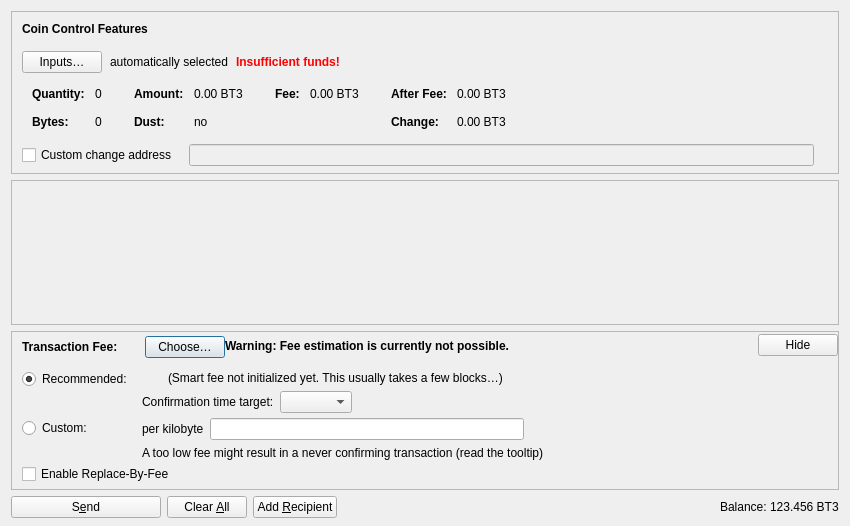
<?xml version="1.0" encoding="UTF-8"?>
<ui version="4.0">
 <class>SendCoinsDialog</class>
 <widget class="QDialog" name="SendCoinsDialog">
  <property name="geometry">
   <rect>
    <x>0</x>
    <y>0</y>
    <width>850</width>
    <height>526</height>
   </rect>
  </property>
  <property name="windowTitle">
   <string>Send Coins</string>
  </property>
  <layout class="QVBoxLayout" name="verticalLayout" stretch="0,1,0,0">
   <property name="bottomMargin">
    <number>8</number>
   </property>
   <item>
    <widget class="QFrame" name="frameCoinControl">
     <property name="sizePolicy">
      <sizepolicy hsizetype="Expanding" vsizetype="Expanding">
       <horstretch>0</horstretch>
       <verstretch>0</verstretch>
      </sizepolicy>
     </property>
     <property name="maximumSize">
      <size>
       <width>16777215</width>
       <height>16777215</height>
      </size>
     </property>
     <property name="frameShape">
      <enum>QFrame::StyledPanel</enum>
     </property>
     <property name="frameShadow">
      <enum>QFrame::Sunken</enum>
     </property>
     <layout class="QVBoxLayout" name="verticalLayoutCoinControl2">
      <property name="spacing">
       <number>0</number>
      </property>
      <property name="leftMargin">
       <number>0</number>
      </property>
      <property name="topMargin">
       <number>0</number>
      </property>
      <property name="rightMargin">
       <number>0</number>
      </property>
      <property name="bottomMargin">
       <number>6</number>
      </property>
      <item>
       <layout class="QVBoxLayout" name="verticalLayoutCoinControl" stretch="0,0,0,0,1">
        <property name="spacing">
         <number>0</number>
        </property>
        <property name="leftMargin">
         <number>10</number>
        </property>
        <property name="topMargin">
         <number>10</number>
        </property>
        <item>
         <layout class="QHBoxLayout" name="horizontalLayoutCoinControl1">
          <property name="bottomMargin">
           <number>15</number>
          </property>
          <item>
           <widget class="QLabel" name="labelCoinControlFeatures">
            <property name="sizePolicy">
             <sizepolicy hsizetype="Preferred" vsizetype="Maximum">
              <horstretch>0</horstretch>
              <verstretch>0</verstretch>
             </sizepolicy>
            </property>
            <property name="font">
             <font>
              <weight>75</weight>
              <bold>true</bold>
             </font>
            </property>
            <property name="styleSheet">
             <string notr="true">font-weight:bold;</string>
            </property>
            <property name="text">
             <string>Coin Control Features</string>
            </property>
           </widget>
          </item>
         </layout>
        </item>
        <item>
         <layout class="QHBoxLayout" name="horizontalLayoutCoinControl2" stretch="0,0,0,0">
          <property name="spacing">
           <number>8</number>
          </property>
          <property name="bottomMargin">
           <number>10</number>
          </property>
          <item>
           <widget class="QPushButton" name="pushButtonCoinControl">
            <property name="styleSheet">
             <string notr="true"/>
            </property>
            <property name="text">
             <string>Inputs…</string>
            </property>
            <property name="autoDefault">
             <bool>false</bool>
            </property>
           </widget>
          </item>
          <item>
           <widget class="QLabel" name="labelCoinControlAutomaticallySelected">
            <property name="text">
             <string>automatically selected</string>
            </property>
            <property name="margin">
             <number>5</number>
            </property>
           </widget>
          </item>
          <item>
           <widget class="QLabel" name="labelCoinControlInsuffFunds">
            <property name="font">
             <font>
              <weight>75</weight>
              <bold>true</bold>
             </font>
            </property>
            <property name="styleSheet">
             <string notr="true">color:red;font-weight:bold;</string>
            </property>
            <property name="text">
             <string>Insufficient funds!</string>
            </property>
            <property name="margin">
             <number>5</number>
            </property>
           </widget>
          </item>
          <item>
           <spacer name="horizontalSpacerCoinControl">
            <property name="orientation">
             <enum>Qt::Horizontal</enum>
            </property>
            <property name="sizeHint" stdset="0">
             <size>
              <width>40</width>
              <height>1</height>
             </size>
            </property>
           </spacer>
          </item>
         </layout>
        </item>
        <item>
         <widget class="QWidget" name="widgetCoinControl" native="true">
          <property name="sizePolicy">
           <sizepolicy hsizetype="Preferred" vsizetype="Preferred">
            <horstretch>0</horstretch>
            <verstretch>0</verstretch>
           </sizepolicy>
          </property>
          <property name="minimumSize">
           <size>
            <width>0</width>
            <height>0</height>
           </size>
          </property>
          <property name="styleSheet">
           <string notr="true"/>
          </property>
          <layout class="QHBoxLayout" name="horizontalLayoutCoinControl5">
           <property name="leftMargin">
            <number>0</number>
           </property>
           <property name="topMargin">
            <number>0</number>
           </property>
           <property name="rightMargin">
            <number>0</number>
           </property>
           <property name="bottomMargin">
            <number>0</number>
           </property>
           <item>
            <layout class="QHBoxLayout" name="horizontalLayoutCoinControl3" stretch="0,0,0,1">
             <property name="spacing">
              <number>20</number>
             </property>
             <property name="topMargin">
              <number>0</number>
             </property>
             <property name="bottomMargin">
              <number>10</number>
             </property>
             <item>
              <layout class="QFormLayout" name="formLayoutCoinControl1">
               <property name="horizontalSpacing">
                <number>10</number>
               </property>
               <property name="verticalSpacing">
                <number>14</number>
               </property>
               <property name="leftMargin">
                <number>10</number>
               </property>
               <property name="topMargin">
                <number>4</number>
               </property>
               <property name="rightMargin">
                <number>6</number>
               </property>
               <item row="0" column="0">
                <widget class="QLabel" name="labelCoinControlQuantityText">
                 <property name="font">
                  <font>
                   <weight>75</weight>
                   <bold>true</bold>
                  </font>
                 </property>
                 <property name="text">
                  <string>Quantity:</string>
                 </property>
                 <property name="margin">
                  <number>0</number>
                 </property>
                </widget>
               </item>
               <item row="0" column="1">
                <widget class="QLabel" name="labelCoinControlQuantity">
                 <property name="cursor">
                  <cursorShape>IBeamCursor</cursorShape>
                 </property>
                 <property name="contextMenuPolicy">
                  <enum>Qt::ActionsContextMenu</enum>
                 </property>
                 <property name="text">
                  <string notr="true">0</string>
                 </property>
                 <property name="margin">
                  <number>0</number>
                 </property>
                 <property name="textInteractionFlags">
                  <set>Qt::LinksAccessibleByMouse|Qt::TextSelectableByKeyboard|Qt::TextSelectableByMouse</set>
                 </property>
                </widget>
               </item>
               <item row="1" column="0">
                <widget class="QLabel" name="labelCoinControlBytesText">
                 <property name="font">
                  <font>
                   <weight>75</weight>
                   <bold>true</bold>
                  </font>
                 </property>
                 <property name="text">
                  <string>Bytes:</string>
                 </property>
                </widget>
               </item>
               <item row="1" column="1">
                <widget class="QLabel" name="labelCoinControlBytes">
                 <property name="cursor">
                  <cursorShape>IBeamCursor</cursorShape>
                 </property>
                 <property name="contextMenuPolicy">
                  <enum>Qt::ActionsContextMenu</enum>
                 </property>
                 <property name="text">
                  <string notr="true">0</string>
                 </property>
                 <property name="textInteractionFlags">
                  <set>Qt::LinksAccessibleByMouse|Qt::TextSelectableByKeyboard|Qt::TextSelectableByMouse</set>
                 </property>
                </widget>
               </item>
              </layout>
             </item>
             <item>
              <layout class="QFormLayout" name="formLayoutCoinControl2">
               <property name="horizontalSpacing">
                <number>10</number>
               </property>
               <property name="verticalSpacing">
                <number>14</number>
               </property>
               <property name="leftMargin">
                <number>6</number>
               </property>
               <property name="topMargin">
                <number>4</number>
               </property>
               <property name="rightMargin">
                <number>6</number>
               </property>
               <item row="0" column="0">
                <widget class="QLabel" name="labelCoinControlAmountText">
                 <property name="font">
                  <font>
                   <weight>75</weight>
                   <bold>true</bold>
                  </font>
                 </property>
                 <property name="text">
                  <string>Amount:</string>
                 </property>
                 <property name="margin">
                  <number>0</number>
                 </property>
                </widget>
               </item>
               <item row="0" column="1">
                <widget class="QLabel" name="labelCoinControlAmount">
                 <property name="cursor">
                  <cursorShape>IBeamCursor</cursorShape>
                 </property>
                 <property name="contextMenuPolicy">
                  <enum>Qt::ActionsContextMenu</enum>
                 </property>
                 <property name="text">
                  <string notr="true">0.00 BT3</string>
                 </property>
                 <property name="textInteractionFlags">
                  <set>Qt::LinksAccessibleByMouse|Qt::TextSelectableByKeyboard|Qt::TextSelectableByMouse</set>
                 </property>
                </widget>
               </item>
               <item row="1" column="0">
                <widget class="QLabel" name="labelCoinControlLowOutputText">
                 <property name="font">
                  <font>
                   <weight>75</weight>
                   <bold>true</bold>
                  </font>
                 </property>
                 <property name="text">
                  <string>Dust:</string>
                 </property>
                </widget>
               </item>
               <item row="1" column="1">
                <widget class="QLabel" name="labelCoinControlLowOutput">
                 <property name="cursor">
                  <cursorShape>IBeamCursor</cursorShape>
                 </property>
                 <property name="contextMenuPolicy">
                  <enum>Qt::ActionsContextMenu</enum>
                 </property>
                 <property name="text">
                  <string notr="true">no</string>
                 </property>
                 <property name="textInteractionFlags">
                  <set>Qt::LinksAccessibleByMouse|Qt::TextSelectableByKeyboard|Qt::TextSelectableByMouse</set>
                 </property>
                </widget>
               </item>
              </layout>
             </item>
             <item>
              <layout class="QFormLayout" name="formLayoutCoinControl3">
               <property name="horizontalSpacing">
                <number>10</number>
               </property>
               <property name="verticalSpacing">
                <number>14</number>
               </property>
               <property name="leftMargin">
                <number>6</number>
               </property>
               <property name="topMargin">
                <number>4</number>
               </property>
               <property name="rightMargin">
                <number>6</number>
               </property>
               <item row="0" column="0">
                <widget class="QLabel" name="labelCoinControlFeeText">
                 <property name="font">
                  <font>
                   <weight>75</weight>
                   <bold>true</bold>
                  </font>
                 </property>
                 <property name="text">
                  <string>Fee:</string>
                 </property>
                 <property name="margin">
                  <number>0</number>
                 </property>
                </widget>
               </item>
               <item row="0" column="1">
                <widget class="QLabel" name="labelCoinControlFee">
                 <property name="cursor">
                  <cursorShape>IBeamCursor</cursorShape>
                 </property>
                 <property name="contextMenuPolicy">
                  <enum>Qt::ActionsContextMenu</enum>
                 </property>
                 <property name="text">
                  <string notr="true">0.00 BT3</string>
                 </property>
                 <property name="textInteractionFlags">
                  <set>Qt::LinksAccessibleByMouse|Qt::TextSelectableByKeyboard|Qt::TextSelectableByMouse</set>
                 </property>
                </widget>
               </item>
              </layout>
             </item>
             <item>
              <layout class="QFormLayout" name="formLayoutCoinControl4">
               <property name="horizontalSpacing">
                <number>10</number>
               </property>
               <property name="verticalSpacing">
                <number>14</number>
               </property>
               <property name="leftMargin">
                <number>6</number>
               </property>
               <property name="topMargin">
                <number>4</number>
               </property>
               <property name="rightMargin">
                <number>6</number>
               </property>
               <item row="0" column="0">
                <widget class="QLabel" name="labelCoinControlAfterFeeText">
                 <property name="font">
                  <font>
                   <weight>75</weight>
                   <bold>true</bold>
                  </font>
                 </property>
                 <property name="text">
                  <string>After Fee:</string>
                 </property>
                 <property name="margin">
                  <number>0</number>
                 </property>
                </widget>
               </item>
               <item row="0" column="1">
                <widget class="QLabel" name="labelCoinControlAfterFee">
                 <property name="cursor">
                  <cursorShape>IBeamCursor</cursorShape>
                 </property>
                 <property name="contextMenuPolicy">
                  <enum>Qt::ActionsContextMenu</enum>
                 </property>
                 <property name="text">
                  <string notr="true">0.00 BT3</string>
                 </property>
                 <property name="textInteractionFlags">
                  <set>Qt::LinksAccessibleByMouse|Qt::TextSelectableByKeyboard|Qt::TextSelectableByMouse</set>
                 </property>
                </widget>
               </item>
               <item row="1" column="0">
                <widget class="QLabel" name="labelCoinControlChangeText">
                 <property name="font">
                  <font>
                   <weight>75</weight>
                   <bold>true</bold>
                  </font>
                 </property>
                 <property name="text">
                  <string>Change:</string>
                 </property>
                </widget>
               </item>
               <item row="1" column="1">
                <widget class="QLabel" name="labelCoinControlChange">
                 <property name="cursor">
                  <cursorShape>IBeamCursor</cursorShape>
                 </property>
                 <property name="contextMenuPolicy">
                  <enum>Qt::ActionsContextMenu</enum>
                 </property>
                 <property name="text">
                  <string notr="true">0.00 BT3</string>
                 </property>
                 <property name="textInteractionFlags">
                  <set>Qt::LinksAccessibleByMouse|Qt::TextSelectableByKeyboard|Qt::TextSelectableByMouse</set>
                 </property>
                </widget>
               </item>
              </layout>
             </item>
            </layout>
           </item>
          </layout>
         </widget>
        </item>
        <item>
         <layout class="QHBoxLayout" name="horizontalLayoutCoinControl4" stretch="0,0,0">
          <property name="spacing">
           <number>12</number>
          </property>
          <property name="sizeConstraint">
           <enum>QLayout::SetDefaultConstraint</enum>
          </property>
          <property name="topMargin">
           <number>5</number>
          </property>
          <property name="rightMargin">
           <number>5</number>
          </property>
          <item>
           <widget class="QCheckBox" name="checkBoxCoinControlChange">
            <property name="toolTip">
             <string>If this is activated, but the change address is empty or invalid, change will be sent to a newly generated address.</string>
            </property>
            <property name="text">
             <string>Custom change address</string>
            </property>
           </widget>
          </item>
          <item>
           <widget class="QValidatedLineEdit" name="lineEditCoinControlChange">
            <property name="enabled">
             <bool>false</bool>
            </property>
            <property name="sizePolicy">
             <sizepolicy hsizetype="Expanding" vsizetype="Fixed">
              <horstretch>0</horstretch>
              <verstretch>0</verstretch>
             </sizepolicy>
            </property>
           </widget>
          </item>
          <item>
           <widget class="QLabel" name="labelCoinControlChangeLabel">
            <property name="sizePolicy">
             <sizepolicy hsizetype="Preferred" vsizetype="Expanding">
              <horstretch>0</horstretch>
              <verstretch>0</verstretch>
             </sizepolicy>
            </property>
            <property name="minimumSize">
             <size>
              <width>0</width>
              <height>0</height>
             </size>
            </property>
            <property name="text">
             <string/>
            </property>
            <property name="margin">
             <number>3</number>
            </property>
           </widget>
          </item>
         </layout>
        </item>
        <item>
         <spacer name="verticalSpacerCoinControl">
          <property name="orientation">
           <enum>Qt::Vertical</enum>
          </property>
          <property name="sizeHint" stdset="0">
           <size>
            <width>800</width>
            <height>1</height>
           </size>
          </property>
         </spacer>
        </item>
       </layout>
      </item>
     </layout>
    </widget>
   </item>
   <item>
    <widget class="QScrollArea" name="scrollArea">
     <property name="widgetResizable">
      <bool>true</bool>
     </property>
     <widget class="QWidget" name="scrollAreaWidgetContents">
      <property name="geometry">
       <rect>
        <x>0</x>
        <y>0</y>
        <width>830</width>
        <height>104</height>
       </rect>
      </property>
      <layout class="QVBoxLayout" name="verticalLayout_2" stretch="0,1">
       <property name="leftMargin">
        <number>0</number>
       </property>
       <property name="topMargin">
        <number>0</number>
       </property>
       <property name="rightMargin">
        <number>0</number>
       </property>
       <property name="bottomMargin">
        <number>0</number>
       </property>
       <item>
        <layout class="QVBoxLayout" name="entries">
         <property name="spacing">
          <number>6</number>
         </property>
        </layout>
       </item>
       <item>
        <spacer name="verticalSpacer">
         <property name="orientation">
          <enum>Qt::Vertical</enum>
         </property>
         <property name="sizeHint" stdset="0">
          <size>
           <width>20</width>
           <height>40</height>
          </size>
         </property>
        </spacer>
       </item>
      </layout>
     </widget>
    </widget>
   </item>
   <item>
    <widget class="QFrame" name="frameFee">
     <property name="sizePolicy">
      <sizepolicy hsizetype="Expanding" vsizetype="Expanding">
       <horstretch>0</horstretch>
       <verstretch>0</verstretch>
      </sizepolicy>
     </property>
     <property name="maximumSize">
      <size>
       <width>16777215</width>
       <height>16777215</height>
      </size>
     </property>
     <property name="frameShape">
      <enum>QFrame::StyledPanel</enum>
     </property>
     <property name="frameShadow">
      <enum>QFrame::Sunken</enum>
     </property>
     <layout class="QVBoxLayout" name="verticalLayoutFee1">
      <property name="spacing">
       <number>0</number>
      </property>
      <property name="leftMargin">
       <number>0</number>
      </property>
      <property name="topMargin">
       <number>0</number>
      </property>
      <property name="rightMargin">
       <number>0</number>
      </property>
      <property name="bottomMargin">
       <number>0</number>
      </property>
      <item>
       <layout class="QVBoxLayout" name="verticalLayoutFee2" stretch="0,0,0">
        <property name="spacing">
         <number>0</number>
        </property>
        <property name="leftMargin">
         <number>10</number>
        </property>
        <property name="topMargin">
         <number>0</number>
        </property>
        <item>
         <layout class="QHBoxLayout" name="horizontalLayoutFee1">
          <property name="bottomMargin">
           <number>0</number>
          </property>
          <item>
           <layout class="QVBoxLayout" name="verticalLayoutFee7">
            <property name="spacing">
             <number>0</number>
            </property>
            <item>
             <spacer name="verticalSpacerSmartFee">
              <property name="orientation">
               <enum>Qt::Vertical</enum>
              </property>
              <property name="sizeType">
               <enum>QSizePolicy::Fixed</enum>
              </property>
              <property name="sizeHint" stdset="0">
               <size>
                <width>1</width>
                <height>4</height>
               </size>
              </property>
             </spacer>
            </item>
            <item>
             <layout class="QHBoxLayout" name="horizontalLayoutSmartFee">
              <property name="spacing">
               <number>10</number>
              </property>
              <item>
               <widget class="QLabel" name="labelFeeHeadline">
                <property name="sizePolicy">
                 <sizepolicy hsizetype="Preferred" vsizetype="Maximum">
                  <horstretch>0</horstretch>
                  <verstretch>0</verstretch>
                 </sizepolicy>
                </property>
                <property name="font">
                 <font>
                  <weight>75</weight>
                  <bold>true</bold>
                 </font>
                </property>
                <property name="styleSheet">
                 <string notr="true">font-weight:bold;</string>
                </property>
                <property name="text">
                 <string>Transaction Fee:</string>
                </property>
               </widget>
              </item>
              <item>
               <widget class="QLabel" name="labelFeeMinimized">
                <property name="text">
                 <string/>
                </property>
               </widget>
              </item>
              <item>
               <widget class="QPushButton" name="buttonChooseFee">
                <property name="text">
                 <string>Choose…</string>
                </property>
               </widget>
              </item>
             </layout>
            </item>
            <item>
             <spacer name="verticalSpacer_5">
              <property name="orientation">
               <enum>Qt::Vertical</enum>
              </property>
              <property name="sizeHint" stdset="0">
               <size>
                <width>1</width>
                <height>1</height>
               </size>
              </property>
             </spacer>
            </item>
           </layout>
          </item>
          <item>
           <widget class="QLabel" name="fallbackFeeWarningLabel">
            <property name="toolTip">
             <string>Using the fallbackfee can result in sending a transaction that will take several hours or days (or never) to confirm. Consider choosing your fee manually or wait until you have validated the complete chain.</string>
            </property>
            <property name="font">
            <font>
                <weight>75</weight>
                <bold>true</bold>
            </font>
            </property>
            <property name="text">
             <string>Warning: Fee estimation is currently not possible.</string>
            </property>
            <property name="wordWrap">
             <bool>false</bool>
            </property>
           </widget>
          </item>
          <item>
           <spacer name="horizontalSpacer_4">
            <property name="orientation">
             <enum>Qt::Horizontal</enum>
            </property>
            <property name="sizeType">
             <enum>QSizePolicy::MinimumExpanding</enum>
            </property>
            <property name="sizeHint" stdset="0">
             <size>
              <width>40</width>
              <height>20</height>
             </size>
            </property>
           </spacer>
          </item>
          <item>
           <widget class="QPushButton" name="buttonMinimizeFee">
            <property name="toolTip">
             <string>Hide transaction fee settings</string>
            </property>
            <property name="text">
             <string>Hide</string>
            </property>
           </widget>
          </item>
         </layout>
        </item>
        <item>
         <widget class="QFrame" name="frameFeeSelection">
          <layout class="QVBoxLayout" name="verticalLayoutFee12">
           <property name="spacing">
            <number>0</number>
           </property>
           <property name="leftMargin">
            <number>0</number>
           </property>
           <property name="topMargin">
            <number>0</number>
           </property>
           <property name="rightMargin">
            <number>0</number>
           </property>
           <property name="bottomMargin">
            <number>0</number>
           </property>
           <item>
            <layout class="QGridLayout" name="gridLayoutFee">
             <property name="topMargin">
              <number>10</number>
             </property>
             <property name="bottomMargin">
              <number>4</number>
             </property>
             <property name="horizontalSpacing">
              <number>10</number>
             </property>
             <property name="verticalSpacing">
              <number>4</number>
             </property>
             <item row="1" column="1">
              <layout class="QVBoxLayout" name="verticalLayoutFee8">
               <property name="spacing">
                <number>6</number>
               </property>
               <item>
                <layout class="QHBoxLayout" name="horizontalLayoutFee13">
                 <item>
                  <widget class="QLabel" name="labelCustomPerKilobyte">
                   <property name="toolTip">
                    <string>Specify a custom fee per kB (1,000 bytes) of the transaction's virtual size.

Note:  Since the fee is calculated on a per-byte basis, a fee rate of "100 satoshis per kvB" for a transaction size of 500 virtual bytes (half of 1 kvB) would ultimately yield a fee of only 50 satoshis.</string>
                   </property>
                   <property name="text">
                    <string>per kilobyte</string>
                   </property>
                  </widget>
                 </item>
                 <item>
                  <widget class="Bitcoin 3.0AmountField" name="customFee"/>
                 </item>
                 <item>
                  <spacer name="horizontalSpacer_6">
                   <property name="orientation">
                    <enum>Qt::Horizontal</enum>
                   </property>
                   <property name="sizeHint" stdset="0">
                    <size>
                     <width>1</width>
                     <height>1</height>
                    </size>
                   </property>
                  </spacer>
                 </item>
                </layout>
               </item>
               <item>
                <layout class="QHBoxLayout" name="horizontalLayoutFee8">
                 <item>
                  <widget class="QLabel" name="labelCustomFeeWarning">
                   <property name="enabled">
                    <bool>true</bool>
                   </property>
                   <property name="toolTip">
                    <string>When there is less transaction volume than space in the blocks, miners as well as relaying nodes may enforce a minimum fee. Paying only this minimum fee is just fine, but be aware that this can result in a never confirming transaction once there is more demand for bitcoin transactions than the network can process.</string>
                   </property>
                   <property name="text">
                    <string>A too low fee might result in a never confirming transaction (read the tooltip)</string>
                   </property>
                  </widget>
                 </item>
                 <item>
                  <spacer name="horizontalSpacer_2">
                   <property name="orientation">
                    <enum>Qt::Horizontal</enum>
                   </property>
                   <property name="sizeHint" stdset="0">
                    <size>
                     <width>1</width>
                     <height>1</height>
                    </size>
                   </property>
                  </spacer>
                 </item>
                </layout>
               </item>
              </layout>
             </item>
             <item row="0" column="0">
              <layout class="QVBoxLayout" name="verticalLayoutFee4" stretch="0,1">
               <item>
                <widget class="QRadioButton" name="radioSmartFee">
                 <property name="text">
                  <string>Recommended:</string>
                 </property>
                 <property name="checked">
                  <bool>true</bool>
                 </property>
                 <attribute name="buttonGroup">
                  <string notr="true">groupFee</string>
                 </attribute>
                </widget>
               </item>
               <item>
                <spacer name="verticalSpacer_2">
                 <property name="orientation">
                  <enum>Qt::Vertical</enum>
                 </property>
                 <property name="sizeHint" stdset="0">
                  <size>
                   <width>1</width>
                   <height>1</height>
                  </size>
                 </property>
                </spacer>
               </item>
              </layout>
             </item>
             <item row="1" column="0">
              <layout class="QVBoxLayout" name="verticalLayoutFee9" stretch="0,1">
               <item>
                <widget class="QRadioButton" name="radioCustomFee">
                 <property name="text">
                  <string>Custom:</string>
                 </property>
                 <attribute name="buttonGroup">
                  <string notr="true">groupFee</string>
                 </attribute>
                </widget>
               </item>
               <item>
                <spacer name="verticalSpacer_6">
                 <property name="orientation">
                  <enum>Qt::Vertical</enum>
                 </property>
                 <property name="sizeHint" stdset="0">
                  <size>
                   <width>1</width>
                   <height>1</height>
                  </size>
                 </property>
                </spacer>
               </item>
              </layout>
             </item>
             <item row="0" column="1">
              <layout class="QVBoxLayout" name="verticalLayoutFee3" stretch="0,0,1">
               <property name="spacing">
                <number>6</number>
               </property>
               <property name="topMargin">
                <number>2</number>
               </property>
               <item>
                <layout class="QHBoxLayout" name="horizontalLayoutFee12">
                 <item>
                  <widget class="QLabel" name="labelSmartFee">
                   <property name="text">
                    <string/>
                   </property>
                  </widget>
                 </item>
                 <item>
                  <widget class="QLabel" name="labelFeeEstimation">
                   <property name="text">
                    <string/>
                   </property>
                  </widget>
                 </item>
                 <item>
                  <widget class="QLabel" name="labelSmartFee2">
                   <property name="text">
                    <string>(Smart fee not initialized yet. This usually takes a few blocks…)</string>
                   </property>
                  </widget>
                 </item>
                 <item>
                  <spacer name="horizontalSpacer_5">
                   <property name="orientation">
                    <enum>Qt::Horizontal</enum>
                   </property>
                   <property name="sizeHint" stdset="0">
                    <size>
                     <width>1</width>
                     <height>1</height>
                    </size>
                   </property>
                  </spacer>
                 </item>
                </layout>
               </item>
               <item>
                <layout class="QHBoxLayout" name="horizontalLayoutFee9">
                 <item>
                  <layout class="QVBoxLayout" name="verticalLayoutFee6">
                   <item>
                    <widget class="QLabel" name="labelSmartFee3">
                     <property name="text">
                      <string>Confirmation time target:</string>
                     </property>
                    </widget>
                   </item>
                  </layout>
                 </item>
                 <item>
                  <layout class="QVBoxLayout" name="verticalLayoutFee5">
                   <property name="rightMargin">
                    <number>30</number>
                   </property>
                   <item>
                    <layout class="QHBoxLayout" name="horizontalLayoutConfTarget">
                     <property name="bottomMargin">
                      <number>0</number>
                     </property>
                     <item>
                      <widget class="QComboBox" name="confTargetSelector"/>
                     </item>
                     <item>
                      <spacer name="horizontalSpacerConfTarget">
                       <property name="orientation">
                        <enum>Qt::Horizontal</enum>
                       </property>
                       <property name="sizeHint" stdset="0">
                        <size>
                         <width>40</width>
                         <height>20</height>
                        </size>
                       </property>
                      </spacer>
                     </item>
                    </layout>
                   </item>
                  </layout>
                 </item>
                </layout>
               </item>
               <item>
                <spacer name="verticalSpacer_4">
                 <property name="orientation">
                  <enum>Qt::Vertical</enum>
                 </property>
                 <property name="sizeHint" stdset="0">
                  <size>
                   <width>1</width>
                   <height>1</height>
                  </size>
                 </property>
                </spacer>
               </item>
              </layout>
             </item>
            </layout>
           </item>
           <item>
            <widget class="QCheckBox" name="optInRBF">
             <property name="text">
              <string>Enable Replace-By-Fee</string>
             </property>
             <property name="toolTip">
              <string>With Replace-By-Fee (BIP-125) you can increase a transaction's fee after it is sent. Without this, a higher fee may be recommended to compensate for increased transaction delay risk.</string>
             </property>
            </widget>
           </item>
          </layout>
         </widget>
        </item>
        <item>
         <spacer name="verticalSpacerFee">
          <property name="orientation">
           <enum>Qt::Vertical</enum>
          </property>
          <property name="sizeHint" stdset="0">
           <size>
            <width>40</width>
            <height>5</height>
           </size>
          </property>
         </spacer>
        </item>
       </layout>
      </item>
     </layout>
    </widget>
   </item>
   <item>
    <layout class="QHBoxLayout" name="horizontalLayout">
     <item>
      <widget class="QPushButton" name="sendButton">
       <property name="minimumSize">
        <size>
         <width>150</width>
         <height>0</height>
        </size>
       </property>
       <property name="toolTip">
        <string>Confirm the send action</string>
       </property>
       <property name="text">
        <string>S&amp;end</string>
       </property>
       <property name="icon">
        <iconset resource="../bitcoin.qrc">
         <normaloff>:/icons/send</normaloff>:/icons/send</iconset>
       </property>
       <property name="autoDefault">
        <bool>false</bool>
       </property>
       <property name="default">
        <bool>false</bool>
       </property>
      </widget>
     </item>
     <item>
      <widget class="QPushButton" name="clearButton">
       <property name="sizePolicy">
        <sizepolicy hsizetype="Minimum" vsizetype="Fixed">
         <horstretch>0</horstretch>
         <verstretch>0</verstretch>
        </sizepolicy>
       </property>
       <property name="toolTip">
        <string>Clear all fields of the form.</string>
       </property>
       <property name="text">
        <string>Clear &amp;All</string>
       </property>
       <property name="icon">
        <iconset resource="../bitcoin.qrc">
         <normaloff>:/icons/remove</normaloff>:/icons/remove</iconset>
       </property>
       <property name="autoDefault">
        <bool>false</bool>
       </property>
      </widget>
     </item>
     <item>
      <widget class="QPushButton" name="addButton">
       <property name="toolTip">
        <string>Send to multiple recipients at once</string>
       </property>
       <property name="text">
        <string>Add &amp;Recipient</string>
       </property>
       <property name="icon">
        <iconset resource="../bitcoin.qrc">
         <normaloff>:/icons/add</normaloff>:/icons/add</iconset>
       </property>
       <property name="autoDefault">
        <bool>false</bool>
       </property>
      </widget>
     </item>
     <item>
      <spacer name="horizontalSpacer">
       <property name="orientation">
        <enum>Qt::Horizontal</enum>
       </property>
       <property name="sizeHint" stdset="0">
        <size>
         <width>40</width>
         <height>20</height>
        </size>
       </property>
      </spacer>
     </item>
     <item>
      <layout class="QHBoxLayout" name="horizontalLayout_2">
       <property name="spacing">
        <number>3</number>
       </property>
       <item>
        <widget class="QLabel" name="labelBalanceName">
         <property name="sizePolicy">
          <sizepolicy hsizetype="Preferred" vsizetype="Fixed">
           <horstretch>0</horstretch>
           <verstretch>0</verstretch>
          </sizepolicy>
         </property>
         <property name="text">
          <string>Balance:</string>
         </property>
        </widget>
       </item>
       <item>
        <widget class="QLabel" name="labelBalance">
         <property name="sizePolicy">
          <sizepolicy hsizetype="Preferred" vsizetype="Fixed">
           <horstretch>0</horstretch>
           <verstretch>0</verstretch>
          </sizepolicy>
         </property>
         <property name="cursor">
          <cursorShape>IBeamCursor</cursorShape>
         </property>
         <property name="text">
          <string notr="true">123.456 BT3</string>
         </property>
         <property name="textInteractionFlags">
          <set>Qt::LinksAccessibleByMouse|Qt::TextSelectableByKeyboard|Qt::TextSelectableByMouse</set>
         </property>
        </widget>
       </item>
      </layout>
     </item>
    </layout>
   </item>
  </layout>
 </widget>
 <customwidgets>
  <customwidget>
   <class>QValidatedLineEdit</class>
   <extends>QLineEdit</extends>
   <header>qt/qvalidatedlineedit.h</header>
  </customwidget>
  <customwidget>
   <class>Bitcoin 3.0AmountField</class>
   <extends>QLineEdit</extends>
   <header>qt/bitcoinamountfield.h</header>
   <container>1</container>
  </customwidget>
 </customwidgets>
 <resources>
  <include location="../bitcoin.qrc"/>
 </resources>
 <connections/>
 <buttongroups>
  <buttongroup name="groupFee"/>
 </buttongroups>
</ui>
